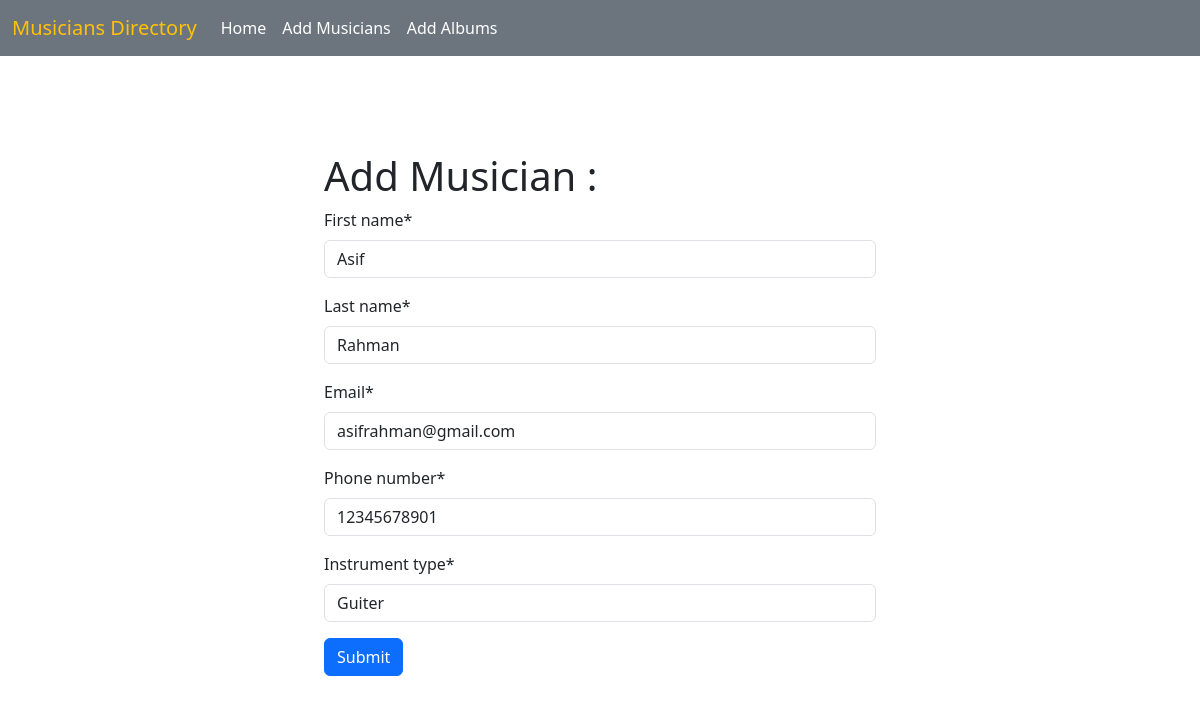
Page /musician/edit_musiciian/6 on the committed database.
### Musicians/models.py (models this page shows, shortened)
class Musician(models.Model):
    first_name = models.CharField(max_length=100)
    last_name = models.CharField(max_length=100)
    email = models.EmailField()
    phone_number = models.CharField(max_length=15)
    instrument_type = models.CharField(max_length=300)

### Musicians/views.py (the view)
# urls.py: path('edit_musiciian/<int:id>', views.edit_musician, name='edit_musician'),
def edit_musician(request,id):
    musician_detail= Musician.objects.get(pk=id)
    musician_lst = MusicianForm(instance=musician_detail)
    if request.method == 'POST':
        musician_lst = MusicianForm(request.POST, instance=musician_detail)
        if musician_lst.is_valid():
            musician_lst.save()
            return redirect('homepage')
    return render(request, 'musician.html', {'form':musician_lst})

### Musicians/forms.py
class MusicianForm(forms.ModelForm):
    class Meta:
        model = Musician
        fields = '__all__'

### Musicians/templates/musician.html (shortened to what this page needs)
{% extends 'base.html' %}
{%load crispy_forms_tags%}
{%block content%}
 <div class="mt-5 p-5">
    <form method='post' style= "width:50%; margin:auto;">
        <h1>Add Musician : </h1>
        {{ form | crispy}}
        <button class="btn btn-primary">Submit</button>
    </form>
</div>
{%endblock%}

### rows in the picture
Musician: first_name "Asif", last_name "Rahman", email "asifrahman@gmail.com", phone_number "12345678901", instrument_type "Guiter"
